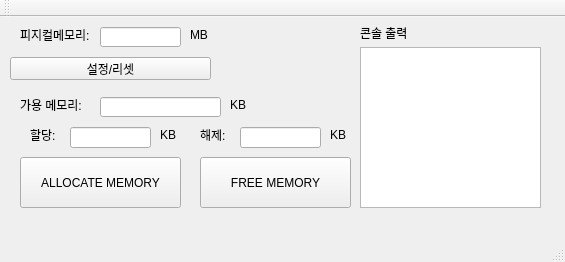
<?xml version="1.0" encoding="UTF-8"?>
<ui version="4.0">
 <class>MainWindow</class>
 <widget class="QMainWindow" name="MainWindow">
  <property name="geometry">
   <rect>
    <x>0</x>
    <y>0</y>
    <width>565</width>
    <height>262</height>
   </rect>
  </property>
  <property name="windowTitle">
   <string>MainWindow</string>
  </property>
  <widget class="QWidget" name="centralWidget">
   <widget class="QPushButton" name="allocateBtt">
    <property name="geometry">
     <rect>
      <x>20</x>
      <y>140</y>
      <width>161</width>
      <height>51</height>
     </rect>
    </property>
    <property name="text">
     <string>ALLOCATE MEMORY</string>
    </property>
   </widget>
   <widget class="QPushButton" name="releaseBtt">
    <property name="geometry">
     <rect>
      <x>200</x>
      <y>140</y>
      <width>151</width>
      <height>51</height>
     </rect>
    </property>
    <property name="text">
     <string>FREE MEMORY</string>
    </property>
   </widget>
   <widget class="QLineEdit" name="allocateInput">
    <property name="geometry">
     <rect>
      <x>70</x>
      <y>110</y>
      <width>81</width>
      <height>21</height>
     </rect>
    </property>
   </widget>
   <widget class="QLineEdit" name="releaseInput">
    <property name="geometry">
     <rect>
      <x>240</x>
      <y>110</y>
      <width>81</width>
      <height>21</height>
     </rect>
    </property>
   </widget>
   <widget class="QLabel" name="label">
    <property name="geometry">
     <rect>
      <x>30</x>
      <y>110</y>
      <width>31</width>
      <height>16</height>
     </rect>
    </property>
    <property name="text">
     <string>할당:</string>
    </property>
   </widget>
   <widget class="QLabel" name="label_2">
    <property name="geometry">
     <rect>
      <x>200</x>
      <y>110</y>
      <width>31</width>
      <height>16</height>
     </rect>
    </property>
    <property name="text">
     <string>해제:</string>
    </property>
   </widget>
   <widget class="QLabel" name="label_3">
    <property name="geometry">
     <rect>
      <x>20</x>
      <y>10</y>
      <width>81</width>
      <height>16</height>
     </rect>
    </property>
    <property name="text">
     <string>피지컬메모리:</string>
    </property>
   </widget>
   <widget class="QLineEdit" name="totalMemoryInput">
    <property name="geometry">
     <rect>
      <x>100</x>
      <y>10</y>
      <width>81</width>
      <height>20</height>
     </rect>
    </property>
   </widget>
   <widget class="QPushButton" name="setBtt">
    <property name="geometry">
     <rect>
      <x>10</x>
      <y>40</y>
      <width>201</width>
      <height>23</height>
     </rect>
    </property>
    <property name="text">
     <string>설정/리셋</string>
    </property>
   </widget>
   <widget class="QLabel" name="label_4">
    <property name="geometry">
     <rect>
      <x>160</x>
      <y>110</y>
      <width>21</width>
      <height>16</height>
     </rect>
    </property>
    <property name="text">
     <string>KB</string>
    </property>
   </widget>
   <widget class="QLabel" name="label_5">
    <property name="geometry">
     <rect>
      <x>330</x>
      <y>110</y>
      <width>21</width>
      <height>16</height>
     </rect>
    </property>
    <property name="text">
     <string>KB</string>
    </property>
   </widget>
   <widget class="QLabel" name="label_6">
    <property name="geometry">
     <rect>
      <x>190</x>
      <y>10</y>
      <width>21</width>
      <height>16</height>
     </rect>
    </property>
    <property name="text">
     <string>MB</string>
    </property>
   </widget>
   <widget class="QLabel" name="label_7">
    <property name="geometry">
     <rect>
      <x>360</x>
      <y>10</y>
      <width>56</width>
      <height>12</height>
     </rect>
    </property>
    <property name="text">
     <string>콘솔 출력</string>
    </property>
   </widget>
   <widget class="QLabel" name="label_8">
    <property name="geometry">
     <rect>
      <x>20</x>
      <y>80</y>
      <width>81</width>
      <height>16</height>
     </rect>
    </property>
    <property name="text">
     <string>가용 메모리:</string>
    </property>
   </widget>
   <widget class="QLineEdit" name="pMemoryDisplay">
    <property name="geometry">
     <rect>
      <x>100</x>
      <y>80</y>
      <width>121</width>
      <height>20</height>
     </rect>
    </property>
   </widget>
   <widget class="QLabel" name="label_9">
    <property name="geometry">
     <rect>
      <x>230</x>
      <y>80</y>
      <width>21</width>
      <height>16</height>
     </rect>
    </property>
    <property name="text">
     <string>KB</string>
    </property>
   </widget>
   <widget class="QPlainTextEdit" name="consoleOut">
    <property name="geometry">
     <rect>
      <x>360</x>
      <y>30</y>
      <width>181</width>
      <height>161</height>
     </rect>
    </property>
   </widget>
  </widget>
  <widget class="QToolBar" name="mainToolBar">
   <attribute name="toolBarArea">
    <enum>TopToolBarArea</enum>
   </attribute>
   <attribute name="toolBarBreak">
    <bool>false</bool>
   </attribute>
  </widget>
  <widget class="QStatusBar" name="statusBar"/>
  <widget class="QMenuBar" name="menuBar">
   <property name="geometry">
    <rect>
     <x>0</x>
     <y>0</y>
     <width>565</width>
     <height>21</height>
    </rect>
   </property>
  </widget>
 </widget>
 <layoutdefault spacing="6" margin="11"/>
 <resources/>
 <connections/>
</ui>
